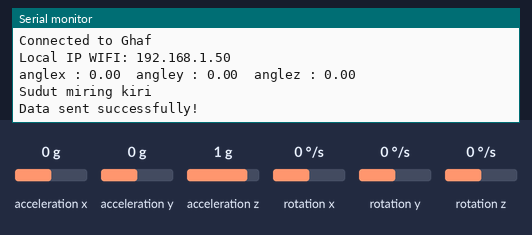
Recording of a sketch running on a simulated ESP32. Shown: the last lines printed to the serial monitor. Inputs (shaded band) come from the test bench; at power-on: acceleration x 0 g, acceleration y 0 g, acceleration z 1 g, rotation z 0 °/s, rotation x 0 °/s, rotation y 0 °/s. WiFi joins after 1.5 s; servers stay silent unless stated; uploads are accepted with an empty reply.

Above: at 6.7 s.
6.8 s: acceleration x set to -1.4 g
At 10.94 s:
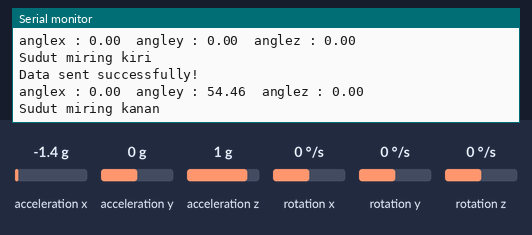
17.4 s: acceleration y set to -1.4 g
At 21.34 s:
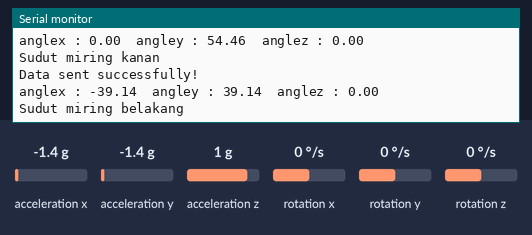
27.8 s: acceleration y set to 0.8 g
At 31.76 s:
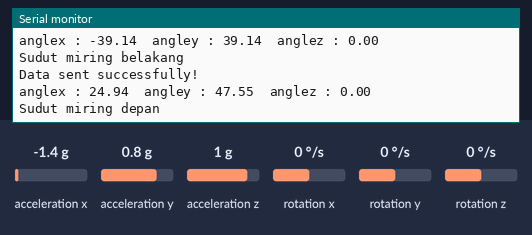
38.3 s: acceleration z set to -1.4 g
At 42.7 s:
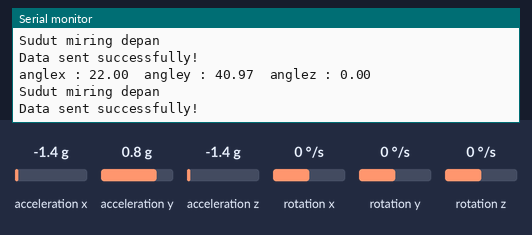
44.1 s: rotation z set to -192 °/s
At 48.1 s:
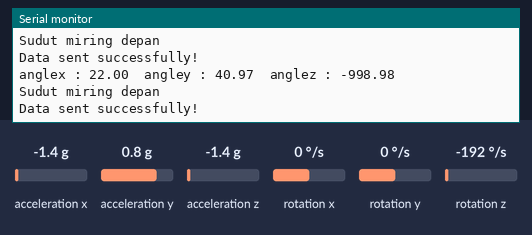
Timing chart, 0 to 49.6 s (numbered marks = the images above; inputs shaded):
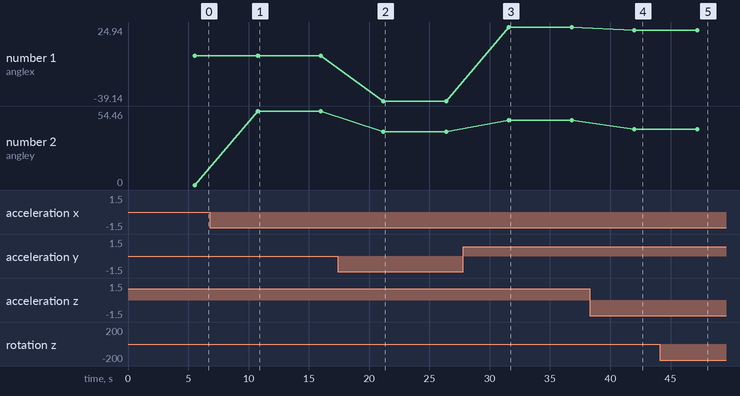

Measured:
- after the input at 6.8 s, the serial monitor: prints a new line after 4.0 s (image 1)
- after the input at 17.4 s, the serial monitor: prints a new line after 3.8 s (image 2)
- after the input at 27.8 s, the serial monitor: prints a new line after 3.8 s (image 3)
- after the input at 38.3 s, the serial monitor: prints a new line after 3.7 s (image 4)
- after the input at 44.1 s, the serial monitor: prints a new line after 3.1 s (image 5)
- plotted number 1: 0 → -39.14 after the input at 17.4 s, -39.14 → 24.94 after the input at 27.8 s, 24.94 → 22 after the input at 38.3 s
- plotted number 2: 0 → 54.46 after the input at 6.8 s, 54.46 → 39.14 after the input at 17.4 s, 39.14 → 47.55 after the input at 27.8 s, 47.55 → 40.97 after the input at 38.3 s

The sketch:

praktikum2.ino
```cpp
#include <Arduino.h>
#include <HTTPClient.h>
#include <WiFi.h>
#include "soc/soc.h"
#include "soc/rtc_cntl_reg.h"
#include <MPU6050_tockn.h>// Anda harus mengganti ini dengan library yang sesuai untuk sensor MPU6050


const char* ssid = "Ghaf";
const char* password = "ghaffffff";
const char* serverName = "http://192.168.28.246/Prakt6/index.php"; // Sesuaikan dengan alamat server Anda

MPU6050 mpu6050(Wire);

void setup() {
  WRITE_PERI_REG(RTC_CNTL_BROWN_OUT_REG, 0);
  Serial.begin(9600);
  Wire.begin();
  mpu6050.begin();
  mpu6050.calcGyroOffsets();
  delay(1000);

  // Connect to Wi-Fi network
  WiFi.begin(ssid, password);
  while (WiFi.status() != WL_CONNECTED) {
    delay(100);
    Serial.println("Connecting to WiFi...");
  }

  String wifiName = WiFi.SSID();
  String localwifiIP = WiFi.localIP().toString();
  Serial.println();
  Serial.println("Connected to " + wifiName);
  Serial.println("Local IP WIFI: " + localwifiIP);
}

void loop() {
  mpu6050.update();
  Serial.print("anglex : ");
  Serial.print(mpu6050.getAngleX());
  Serial.print("\tangley : ");
  Serial.print(mpu6050.getAngleY());
  Serial.print("\tanglez : ");
  Serial.println(mpu6050.getAngleZ());

  // Cek sudut miring
  float angleX = mpu6050.getAngleX();
  float angleY = mpu6050.getAngleY();
  float angleZ = mpu6050.getAngleZ();

  String kemiringan;

  if (angleX > 10) {
    // Sudut miring ke depan
    kemiringan = "depan";
    Serial.println("Sudut miring depan");
  } else if (angleX < -10) {
    // Sudut miring ke belakang
    kemiringan = "belakang";
    Serial.println("Sudut miring belakang");
  } else if (angleY > 10) {
    // Sudut miring ke kanan
    kemiringan = "kanan";
    Serial.println("Sudut miring kanan");
  } else {
    // Sudut miring ke kiri
    kemiringan = "kiri";
    Serial.println("Sudut miring kiri");
  }

  String angka_sumbu = String(angleX) + "," + String(angleY);

  // Kirim data ke server PHP
  String url = serverName;
  url += "?angka_sumbu=";
  url += angka_sumbu;
  url += "&kemiringan=";
  url += kemiringan;

  HTTPClient http;
  http.begin(url);
  int httpResponseCode = http.POST("");
  if (httpResponseCode == 200) {
    Serial.println("Data sent successfully!");
  } else {
    Serial.print("Error code: ");
    Serial.println(httpResponseCode);
  }

  http.end();
  delay(5000); // Delay sebelum mengirim data kembali
}
```
